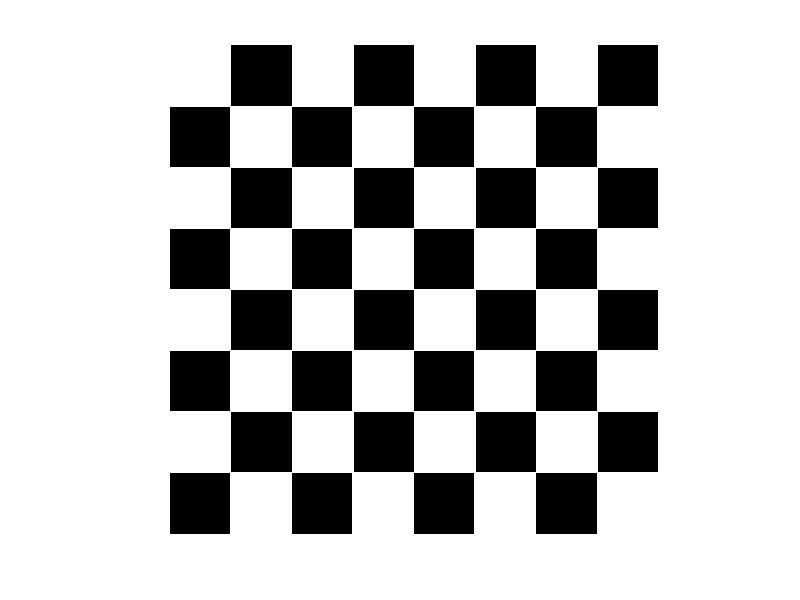

Source code (MATLAB):

clc;
close all;
clear;

row=8; %????? ?????
cloum=8; %????? ??????
size=100; %?????? ?? ????

image = zeros(size*row,size*cloum);

w=1;
z=1;

for y=1 : row %??? ???? ?????
    if (mod( y , 2 )) == 0 
        z=size;
    else
        z=1;
    end
                
    for x=1 : 2: cloum-1 %??? ???? ????
        
        for i=w : w+size %??? ???? ????
            for j=z : z+size
                image(i,j)=255;
            end
        end
        z=z+(size*2);
    end
    z=1;   % ?????? ?? ?? ??
    w=w+size;
end

figure;
imshow(image);
